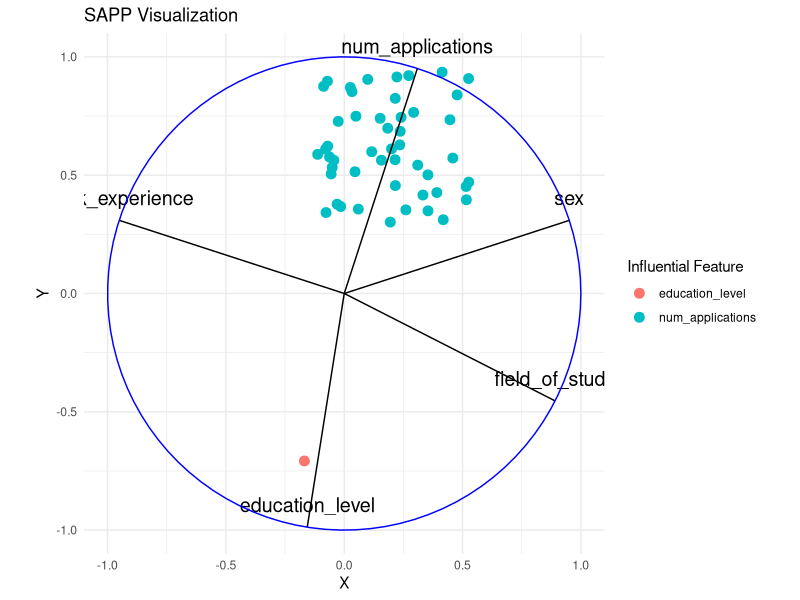

This chart was generated by the following R code:
library(ggplot2)

#' Calculate Sector Centers
#'
#' @param importances A numeric vector of feature importances.
#' @return A matrix with the x and y coordinates of sector centers.
calculate_sector_centers <- function(importances) {
  total_importance <- sum(importances)
  cumulative_angle <- 0
  centers <- matrix(0, ncol = 2, nrow = length(importances))

  for (i in seq_along(importances)) {
    angle <- 2 * pi * (importances[i] / total_importance)
    angle_start <- cumulative_angle
    angle_end <- cumulative_angle + angle
    cumulative_angle <- angle_end

    center_angle <- (angle_start + angle_end) / 2
    centers[i, 1] <- cos(center_angle)
    centers[i, 2] <- sin(center_angle)
  }

  return(centers)
}

#' Adjust Point Position Based on Influence
#'
#' @param points A matrix with original x, y coordinates.
#' @param centers A matrix with x, y coordinates of sector centers.
#' @param importances A numeric vector of feature importances.
#' @param influence_feature A vector indicating the most influential feature for each point.
#' @return A matrix with new x, y coordinates after adjustment.
adjust_points <- function(points, centers, importances, influence_feature) {
  max_importance <- max(importances)
  adjusted_points <- points

  for (i in seq_len(nrow(points))) {
    feature_index <- influence_feature[i]
    center <- centers[feature_index, ]
    influence_factor <- importances[feature_index] / max_importance
    adjusted_points[i, ] <- points[i, ] + influence_factor * (center - points[i, ])
  }

  return(adjusted_points)
}

#' Plot SAPP
#'
#' @param data A data frame containing the features and target variable.
#' @param importances A named numeric vector of feature importances.
#' @param influence_feature A numeric vector indicating the most influential feature for each point.
#' @return A ggplot2 object.
plot_SA <- function(data, importances, influence_feature) {
  # Ensure importances are named and match the features in the data
  if (is.null(names(importances))) {
    stop("Importances must be a named vector corresponding to the features in the data.")
  }

  # Ensure the influence_feature is within the correct range
  if (any(influence_feature > length(importances)) || any(influence_feature < 1)) {
    stop("Influence_feature indices must correspond to the columns of data.")
  }

  # Calculate initial random points within a unit square
  points <- matrix(runif(nrow(data) * 2, -1, 1), ncol = 2)

  # Calculate sector centers
  centers <- calculate_sector_centers(importances)

  # Adjust points based on the most influential feature
  adjusted_points <- adjust_points(points, centers, importances, influence_feature)

  # Create a data frame for plotting
  plot_data <- data.frame(
    x = adjusted_points[, 1],
    y = adjusted_points[, 2],
    feature = factor(names(importances)[influence_feature])
  )

  # Create the plot
  ggplot(plot_data, aes(x = x, y = y, color = feature)) +
    geom_point(size = 3) +
    geom_segment(
      aes(x = 0, y = 0, xend = centers[, 1], yend = centers[, 2]),
      data = as.data.frame(centers), linetype = "solid", color = "black"
    ) +
    geom_text(
      aes(x = centers[, 1], y = centers[, 2], label = names(importances)),
      data = as.data.frame(centers),
      vjust = -1, size = 5, color = "black"
    ) +
    geom_path(aes(x, y), data = data.frame(
      x = cos(seq(0, 2*pi, length.out = 100)),
      y = sin(seq(0, 2*pi, length.out = 100))
    ), color = "blue") + # Circle plot
    coord_fixed() +
    theme_minimal() +
    labs(title = "SAPP Visualization", x = "X", y = "Y", color = "Influential Feature")
}

# Example Data in R (Replicating Python Data Generation)
set.seed(42)
data <- data.frame(
  sex = sample(1:2, 50, replace = TRUE),
  num_applications = sample(5:35, 50, replace = TRUE),
  work_experience = sample(0:5, 50, replace = TRUE),
  education_level = sample(1:5, 50, replace = TRUE),
  field_of_study = sample(1:4, 50, replace = TRUE),
  age = sample(22:30, 50, replace = TRUE)
)

# Example feature importances (from a trained model)
importances <- c(sex = 0.1, num_applications = 0.2, work_experience = 0.3, education_level = 0.25, field_of_study = 0.15)

# Mock influential feature determination
influence_feature <- apply(data[, -ncol(data)], 1, function(x) which.max(x * importances))

# Plot the SAPP
plot_SA(data, importances, influence_feature)
